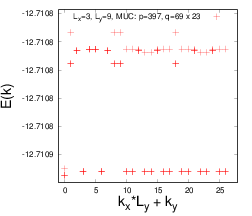

gnuplot code for this plot:
set xrange [-1:28]
set yrange [-12.7108796794282:-12.7107570571533]
set xlabel "k_x*L_y + k_y" font "Helvetica,28"
set ylabel "E(k)" font "Helvetica,28"
#set size 1.0, 0.6
set terminal postscript eps size 3.5,3 enhanced colour "Helvetica" 16
set output "fermions_hofstadter_X_69_Y_23_q_397_n_9_x_3_y_9_u_10_gx_0_gy_0_ext.eps"
plot "fermions_hofstadter_X_69_Y_23_q_397_n_9_x_3_y_9_u_10_gx_0_gy_0_ext.dat" using ($1*9+$2):3 title "L_x=3, L_y=9, MUC: p=397, q=69 x 23" with points lc rgbcolor "red" lt 6 pt 1 ps 2
